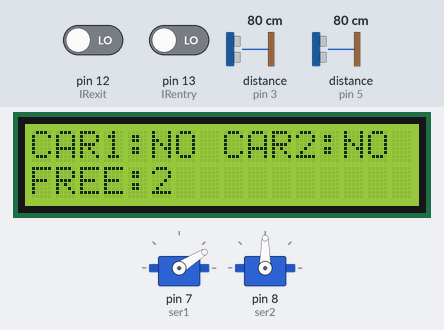
A sketch run on a simulated Arduino Uno, built with avr-gcc and run on an emulated ATmega328P. Parts: 2 × servo, 16×2 character LCD. Wiring (inferred from the names in the program): 2 × ultrasonic range finder: trigger pin 2, echo pin 3 / trigger pin 4, echo pin 5. The inputs (shaded band) are chosen by the test bench; at power-on: distance to the obstacle (sensors on pin 3, pin 5) 80 cm, pin 13 (IRentry) LOW, pin 12 (IRexit) LOW. The echo pulse lasts 58.3 µs per cm; what the sketch prints to the serial monitor is not drawn.

Above: at 3.3 s.
3.4 s: distance to the obstacle (sensor on pin 3) set to 2 cm
At 11.09 s:
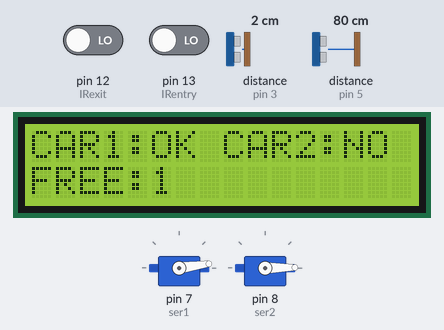
11.5 s: distance to the obstacle (sensor on pin 5) set to 10 cm
20.3 s: distance to the obstacle (sensor on pin 5) set to 7 cm
At 29.4 s:
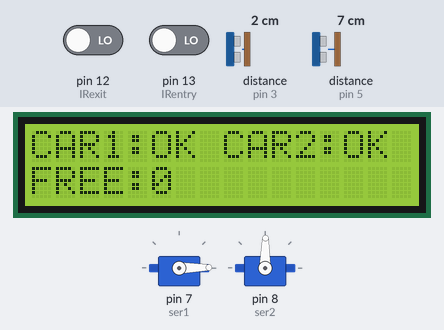
29.6 s: distance to the obstacle (sensor on pin 3) set to 7 cm
37.7 s: distance to the obstacle (sensor on pin 3) set to 10 cm
At 42.7 s:
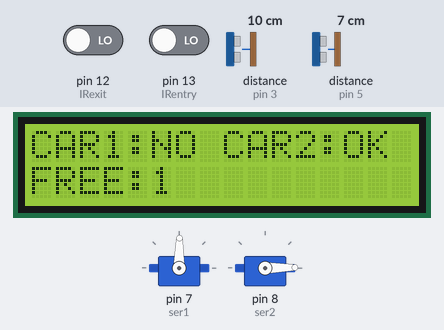
45.8 s: pin 13 (IRentry) driven HIGH
At 50.8 s:
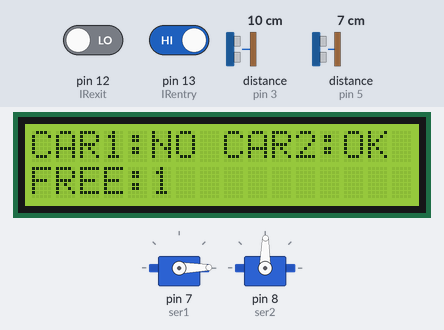
Timing chart, 0 to 55.6 s (numbered marks = the images above; inputs shaded):
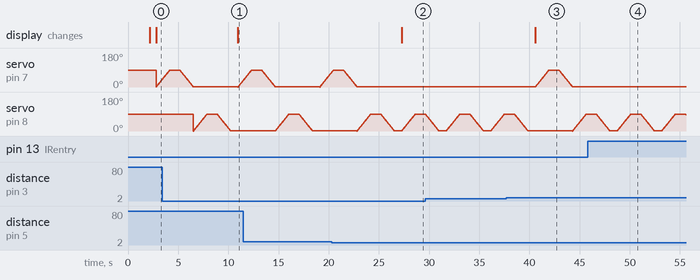

Measured:
- the behaviour switches between 9 and 8 cm on distance to the obstacle (sensor on pin 5) (found by bisection; images 1 and 2)
- the behaviour switches between 8 and 9 cm on distance to the obstacle (sensor on pin 3) (found by bisection; images 2 and 3)
- after the input at 3.4 s, the display: changes after 7.5 s (image 1)
- after the input at 20.3 s, servo on pin 7 (ser1): goes on until 22.8 s, then stays 1°; the display: changes after 7.0 s (image 2)
- after the input at 37.7 s, the display: changes after 2.9 s (image 3)
- after the input at 45.8 s, servo on pin 7 (ser1): stops changing and stays 1°

The sketch:

test_car_arduino.ino
```cpp
#include <LiquidCrystal_I2C.h>
#include <SoftwareSerial.h>
#include <Servo.h>
SoftwareSerial nodemcu(10, 11);
LiquidCrystal_I2C lcd(0x27, 16, 2);
const int trig_1 = 2;
const int echo_1 = 3;
const int trig_2 = 4;
const int echo_2 = 5;

int IRentry=13;
int IRexit=12;

int ser1 = 7;
int ser2 = 8;
Servo servo1;
Servo servo2;
int angle1 = 0;
int angle2 = 0;

float distanceCM_1 = 0, resultCM_1 = 0;
float distanceCM_2 = 0, resultCM_2 = 0;
long Time_1, Time_2;
float car_1, car_2;
float Dist_1 = 8.0, Dist_2 = 8.0;
int total = 0;

String espsen1,espsen2;
String cdata ="";

void setup()
{
  nodemcu.begin(115200);
  Serial.begin(115200);
  pinMode(trig_1, OUTPUT);
  pinMode(trig_2, OUTPUT);
  pinMode(echo_1, INPUT);
  pinMode(echo_2, INPUT);

  pinMode(IRentry,INPUT);
  pinMode(IRexit,INPUT);

  servo1.attach(ser1);
  servo2.attach(ser2);

  digitalWrite(trig_1, LOW);
  digitalWrite(trig_2, LOW);
  lcd.begin(16,2);
  lcd.init();
  lcd.backlight();
  lcd.setCursor(0, 0);
  lcd.print(" IoT CAR PARK");
  Serial.print(" IoT CAR PARK");
  lcd.setCursor(0, 1);
  lcd.print(" MONITOR SYSTEM");
  Serial.println(" MONITOR SYSTEM");
  delay(2000);
  lcd.clear();
}

void loop()
{
  total = 0;
  car_1 = sensor_1();
  car_2 = sensor_2();

   cdata = cdata + espsen1 +"," + espsen2 +",";
   Serial.println(cdata);
   nodemcu.println(cdata);
   delay(600);
   cdata = "";

  lcd.setCursor(0, 0);
  lcd.print("CAR1:");
  Serial.print("CAR1:");
  if (car_1 <= Dist_1)
  {
    lcd.print("OK ");
    Serial.println("OK");
    espsen1="255";
  }
  else
  {
    total += 1;
    lcd.print("NO ");
    Serial.println("NO");
    espsen1="0";
  }
  lcd.print("CAR2:");
  Serial.print("CAR2:");
  if (car_2 <= Dist_2)
  {
    lcd.print("OK ");
    Serial.println("OK ");
    espsen2="255";
  }
  else
  {
    total += 1;
    lcd.print("NO ");
    Serial.println("NO ");
    espsen2="0";
  }
  lcd.setCursor(0, 1);
  lcd.print("FREE:");
  Serial.print("FREE:");
  lcd.print(total);
  Serial.println(total);
  Entry(total);
  Exit();
  delay(100);
}

float sensor_1(void)
{
  digitalWrite(trig_1, HIGH);
  delayMicroseconds(10);
  digitalWrite(trig_1, LOW);
  Time_1 = pulseIn(echo_1, HIGH);
  distanceCM_1 = Time_1 * 0.034;
  return resultCM_1 = distanceCM_1 / 2;
}

float sensor_2(void)
{
  digitalWrite(trig_2, HIGH);
  delayMicroseconds(10);
  digitalWrite(trig_2, LOW);
  Time_2 = pulseIn(echo_2, HIGH);
  distanceCM_2 = Time_2 * 0.034;
  return resultCM_2 = distanceCM_2 / 2;
}

void Entry(int total){
  if(digitalRead(IRentry)){
    Serial.println("Entry Closed");
  }
  else{
    if(total!=0){
   Serial.println("Entry Opened");
    for(angle1 = 0; angle1 < 90; angle1++) {
        servo1.write(angle1);
        delay(15);
    }
    delay(1000);
    for(angle1 = 90; angle1 > 0; angle1--) {
        servo1.write(angle1);
        delay(15);
    }
    }
  }
}

void Exit(void){
  if(digitalRead(IRexit)){
    Serial.println("Exit Closed");
    }
  else{
   Serial.println("Exit Opened");
    for(angle2 = 0; angle2 < 90; angle2++) {
        servo2.write(angle2);
        delay(15);
    }
    delay(1000);
    for(angle2 = 90; angle2 > 0; angle2--) {
        servo2.write(angle2);
        delay(15);
    }
   }
}
```
